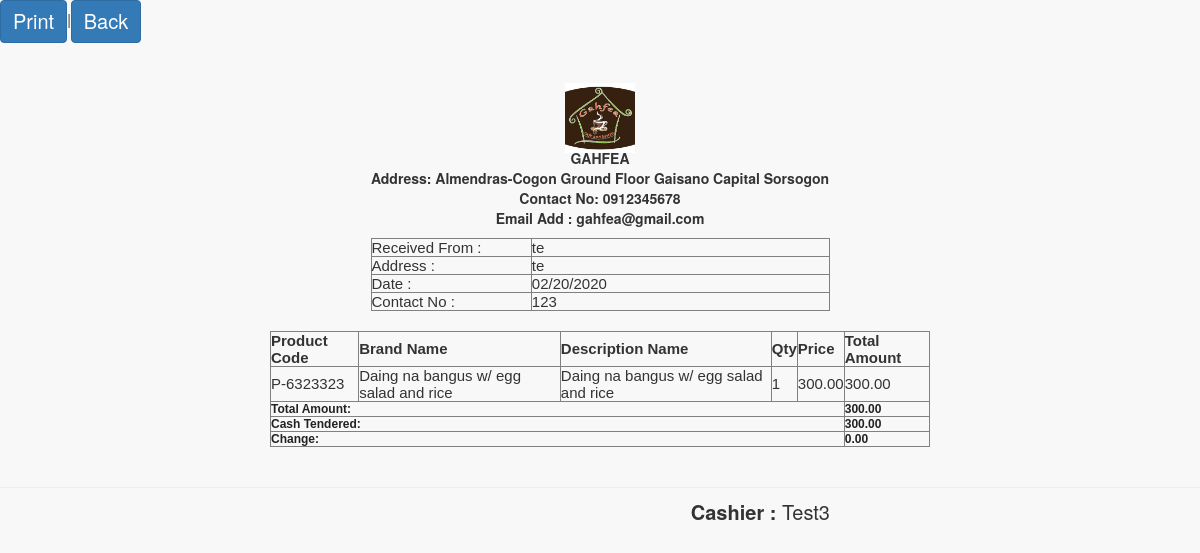
/pages/cashier/preview.php?invoice=RS-308373, run on the app's committed database.
### tables this page shows
CREATE TABLE `sales` (
  `transaction_id` int(11) NOT NULL,
  `invoice_number` varchar(100) NOT NULL,
  `cashier` varchar(100) NOT NULL,
  `date` varchar(25) NOT NULL,
  `type` varchar(100) NOT NULL,
  `amount` varchar(100) NOT NULL,
  `due_date` varchar(100) NOT NULL,
  `name` varchar(100) NOT NULL,
  `balance` varchar(100) NOT NULL,
  `total_amount` varchar(30) NOT NULL,
  `cash` varchar(100) NOT NULL,
  `month` varchar(20) NOT NULL,
  `year` varchar(20) NOT NULL,
  `p_amount` varchar(30) NOT NULL,
  `vat` varchar(30) NOT NULL,
  `address` varchar(80) NOT NULL,
  `contact_number` varchar(11) NOT NULL
);

CREATE TABLE `sales_order` (
  `transaction_id` int(11) NOT NULL,
  `invoice` varchar(100) NOT NULL,
  `product` varchar(100) NOT NULL,
  `qty` varchar(100) NOT NULL,
  `amount` varchar(100) NOT NULL,
  `name` varchar(100) NOT NULL,
  `price` varchar(100) NOT NULL,
  `discount` varchar(100) NOT NULL,
  `category` varchar(100) NOT NULL,
  `date` varchar(25) NOT NULL,
  `omonth` varchar(25) NOT NULL,
  `oyear` varchar(25) NOT NULL,
  `qtyleft` varchar(25) NOT NULL,
  `dname` varchar(50) NOT NULL,
  `vat` varchar(20) NOT NULL,
  `total_amount` varchar(30) NOT NULL,
  `table_number` varchar(25) NOT NULL,
  `order_status` varchar(100) NOT NULL
);

### pages/cashier/preview.php (the view, shortened to what this page needs)
<link href="vendor/bootstrap/css/bootstrap.min.css" rel="stylesheet">
<link href="vendor/metisMenu/metisMenu.min.css" rel="stylesheet">
<link href="dist/css/sb-admin-2.css" rel="stylesheet">
<link href="vendor/font-awesome/css/font-awesome.min.css" rel="stylesheet" type="text/css">
<a class="btn btn-primary" href="javascript:Clickheretoprint()" style="font-size:20px" ;>Print</a>|<a class="btn btn-primary" href="sales.php?invoice=&table_number=&discount=0&cdiscount=" style="font-size:20px" ;>Back</a>
<?php
$invoice = $_GET['invoice'];
include('connect.php');
$result = $db->prepare("SELECT * FROM sales WHERE invoice_number= :userid");
$result->bindParam(':userid', $invoice);
$result->execute();
for ($i = 0; $row = $result->fetch(); $i++) {
	$cname = $row['name'];
	$caddress = $row['address'];
	$date = $row['date'];
	$cashier = $row['cashier'];
	$contact_number = $row['contact_number'];
	$pt = $row['type'];
	$am = $row['amount'];
	if ($pt == 'cash') {
		$cashpaid = $row['cash'];
		$amount = $cashpaid - $am;
	}
}
?>
<div class="content" id="content">
	<center>
		<div style="margin: 0 auto; padding: 20px; width: 700px; font-weight: normal;">
			<img src="logo.jpg" style="width:70px;height:70px;align:center;margin-bottom:-25px">
			<div style="width: 100%;">
				<div style="width: 459px;">
					<br>
					<p style="font-size: 14px;"><b> GAHFEA <br />
							Address: Almendras-Cogon Ground Floor Gaisano Capital Sorsogon<br />
							Contact No: 0912345678<br>
							Email Add : gahfea@gmail.com</b><br></p>
					<div>
						<table border="1" cellpadding="4" cellspacing="0" style="font-family: arial; font-size: 15px;text-align:left;width : 100%;">
							<tr>
								<td width="35%">Received From : </td>
								<td width="75%"><?php echo $cname ?></td>
							</tr>
							<tr>
								<td width="35%">Address : </td>
								<td width="35%"><?php echo $caddress ?></td>
							</tr>
							<tr>
								<td width="35%">Date : </td>
								<td width="75%"><?php echo $date ?></td>
							</tr>
							<tr>
								<td width="25%">Contact No : </td>
								<td width="75%"><?php echo $contact_number ?></td>
							</tr>
						</table>
					</div>
				</div>
			</div><br>
			<div style="width: 100%">
				<table border="1" cellpadding="4" cellspacing="0" style="font-family: arial; font-size: 15px;text-align:left;" width="100%">
					<thead>
						<tr>
							<th> Product Code </th>
							<th> Brand Name </th>
							<th> Description Name </th>
							<th> Qty </th>
							<th> Price </th>
							<th> Total Amount </th>
						</tr>
					</thead>
					<tbody>
						<?php
						$id = $_GET['invoice'];
						$result = $db->prepare("SELECT * FROM sales_order WHERE invoice= :userid");
						$result->bindParam(':userid', $id);
						$result->execute();
						for ($i = 0; $row = $result->fetch(); $i++) {
						?>
							<tr class="record">
								<td><?php echo $row['product']; ?></td>
								<td><?php echo $row['name']; ?></td>
								<td><?php echo $row['dname']; ?></td>
								<td><?php echo $row['qty']; ?></td>
								<td>
									<?php
									$ppp = $row['price'];
									echo formatMoney($ppp, true);
									?>
								</td>
								<td>
									<?php
									$dfdf = $row['total_amount'];
									echo formatMoney($dfdf, true);
									?>
								</td>
							</tr>
						<?php
						}
						?>
						<?php if ($pt == 'cash') {
						?>
							<tr>
								<td colspan="5"><strong style="font-size: 12px; color: #222222;">Total Amount:</strong></td>
								<td colspan="3"><strong style="font-size: 12px; color: #222222;">
										<?php
										$sdsd = $_GET['invoice'];
										$resultas = $db->prepare("SELECT sum(total_amount) FROM sales_order WHERE invoice= :a");
										$resultas->bindParam(':a', $sdsd);
										$resultas->execute();
										for ($i = 0; $rowas = $resultas->fetch(); $i++) {
											$fgfg = $rowas['sum(total_amount)'];
											$discountAmount = $_GET['discount'];
											$totalDiscount = $fgfg - ($fgfg * $discountAmount);
											echo formatMoney($totalDiscount, true);
										}
										?>
									</strong></td>
							</tr>
							<tr>
								<td colspan="5"><strong style="font-size: 12px; color: #222222;">Cash Tendered:</strong></td>
								<td colspan="2"><strong style="font-size: 12px; color: #222222;">
										<?php
										echo formatMoney($cashpaid, true);
										?>
									</strong></td>
							</tr>
						<?php
						}
						?>
						<tr>
							<td colspan="5"><strong style="font-size: 12px; color: #222222;">
									<?php
									if ($pt == 'cash') {
										echo 'Change:';
									}
									?>
								</strong></td>
							<td colspan="3"><strong style="font-size: 12px; color: #222222;">
									<?php
									function formatMoney($number, $fractional = false)
									{
										if ($fractional) {
											$number = sprintf('%.2f', $number);
										}
										while (true) {
											$replaced = preg_replace('/(-?\d+)(\d\d\d)/', '$1,$2', $number);
											if ($replaced != $number) {
												$number = $replaced;
											} else {
												break;
											}
										}
										return $number;
									}
									if ($pt == 'cash') {
										echo formatMoney($amount, true);
									}
									?>
								</strong></td>
						</tr>
					</tbody>
				</table>
	</center>
	<hr>
</div>
<div style="text-align: right;margin-right: 370px; margin-top: -10px; font-size: 20px;"><b>Cashier :</b> <?php echo $cashier ?></div>

### data on the page
sales: name "te", address "te", date "02/20/2020", contact_number "123", cash "300.00", formatMoney($amount, true) "0.00", cashier "Test3"
sales_order: product "P-6323323", name "Daing na bangus w/ egg salad and rice", dname "Daing na bangus w/ egg salad and rice", qty "1", price "300.00", total_amount "300.00"

### other printed values
formatMoney($totalDiscount, true) "300.00"
